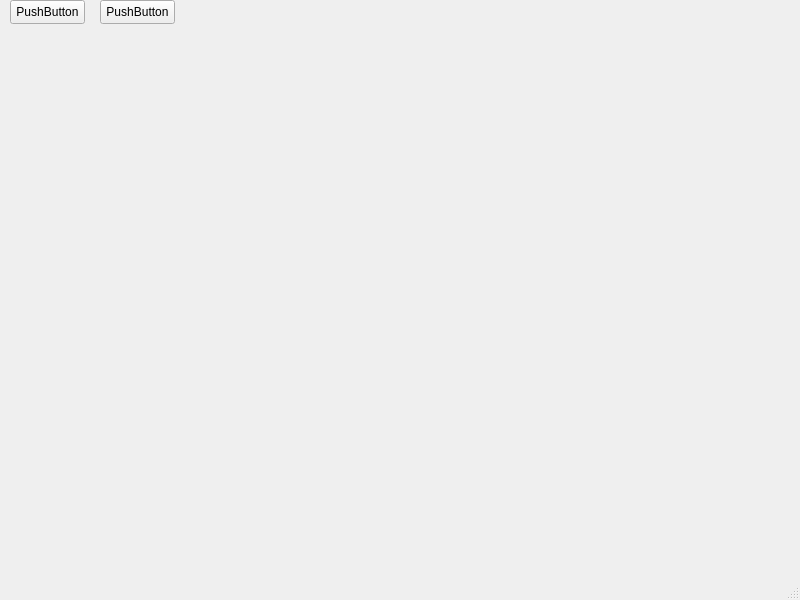
<?xml version="1.0" encoding="UTF-8"?>
<ui version="4.0">
 <class>MainWindow</class>
 <widget class="QMainWindow" name="MainWindow">
  <property name="geometry">
   <rect>
    <x>0</x>
    <y>0</y>
    <width>800</width>
    <height>600</height>
   </rect>
  </property>
  <property name="windowTitle">
   <string>MainWindow</string>
  </property>
  <widget class="QWidget" name="centralwidget">
   <widget class="QPushButton" name="pushButton">
    <property name="geometry">
     <rect>
      <x>10</x>
      <y>0</y>
      <width>75</width>
      <height>24</height>
     </rect>
    </property>
    <property name="text">
     <string>PushButton</string>
    </property>
   </widget>
   <widget class="QPushButton" name="pushButton_2">
    <property name="geometry">
     <rect>
      <x>100</x>
      <y>0</y>
      <width>75</width>
      <height>24</height>
     </rect>
    </property>
    <property name="text">
     <string>PushButton</string>
    </property>
   </widget>
  </widget>
  <widget class="QMenuBar" name="menubar">
   <property name="geometry">
    <rect>
     <x>0</x>
     <y>0</y>
     <width>800</width>
     <height>22</height>
    </rect>
   </property>
  </widget>
  <widget class="QStatusBar" name="statusbar"/>
 </widget>
 <resources/>
 <connections/>
</ui>
